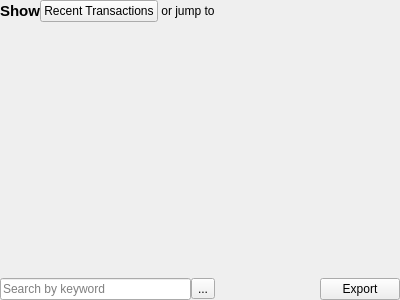
<?xml version="1.0" encoding="UTF-8"?>
<ui version="4.0">
 <class>TransactionFilterWidget</class>
 <widget class="QFrame" name="TransactionFilterWidget">
  <property name="geometry">
   <rect>
    <x>0</x>
    <y>0</y>
    <width>400</width>
    <height>300</height>
   </rect>
  </property>
  <property name="sizePolicy">
   <sizepolicy hsizetype="Minimum" vsizetype="Minimum">
    <horstretch>0</horstretch>
    <verstretch>0</verstretch>
   </sizepolicy>
  </property>
  <property name="windowTitle">
   <string>Frame</string>
  </property>
  <property name="frameShape">
   <enum>QFrame::NoFrame</enum>
  </property>
  <property name="frameShadow">
   <enum>QFrame::Plain</enum>
  </property>
  <property name="lineWidth">
   <number>0</number>
  </property>
  <layout class="QGridLayout" name="gridLayout" columnstretch="0,0,0,0,1,0">
   <property name="margin">
    <number>0</number>
   </property>
   <property name="spacing">
    <number>0</number>
   </property>
   <item row="0" column="3">
    <widget class="QLabel" name="recent_transaction_label2">
     <property name="text">
      <string> or jump to</string>
     </property>
    </widget>
   </item>
   <item row="0" column="1">
    <widget class="QLabel" name="recent_transaction_label_show">
     <property name="font">
      <font>
       <pointsize>11</pointsize>
       <weight>75</weight>
       <bold>true</bold>
      </font>
     </property>
     <property name="text">
      <string>Show</string>
     </property>
    </widget>
   </item>
   <item row="0" column="2">
    <widget class="QPushButton" name="recent_transaction_button">
     <property name="text">
      <string>Recent Transactions</string>
     </property>
    </widget>
   </item>
   <item row="1" column="2">
    <widget class="QLabel" name="recent_transaction_button_arrow">
     <property name="text">
      <string/>
     </property>
     <property name="pixmap">
      <pixmap resource="../bitcoin.qrc">:/icons/down_arrow3</pixmap>
     </property>
     <property name="alignment">
      <set>Qt::AlignHCenter|Qt::AlignTop</set>
     </property>
    </widget>
   </item>
   <item row="0" column="4" colspan="2">
    <widget class="TabbedDateWidget" name="tabbed_date_widget" native="true">
     <property name="sizePolicy">
      <sizepolicy hsizetype="Expanding" vsizetype="Preferred">
       <horstretch>0</horstretch>
       <verstretch>0</verstretch>
      </sizepolicy>
     </property>
    </widget>
   </item>
   <item row="2" column="5">
    <widget class="QPushButton" name="transaction_export_button">
     <property name="text">
      <string>Export</string>
     </property>
     <property name="icon">
      <iconset resource="../bitcoin.qrc">
       <normaloff>:/icons/export</normaloff>:/icons/export</iconset>
     </property>
    </widget>
   </item>
   <item row="2" column="1" colspan="3">
    <layout class="QHBoxLayout" name="horizontalLayout">
     <property name="spacing">
      <number>0</number>
     </property>
     <item>
      <widget class="QLineEdit" name="recent_transaction_searchbox">
       <property name="text">
        <string/>
       </property>
       <property name="placeholderText">
        <string>Search by keyword</string>
       </property>
      </widget>
     </item>
     <item>
      <widget class="QToolButton" name="transaction_search_button">
       <property name="text">
        <string>...</string>
       </property>
       <property name="icon">
        <iconset resource="../bitcoin.qrc">
         <normaloff>:/icons/search</normaloff>:/icons/search</iconset>
       </property>
      </widget>
     </item>
    </layout>
   </item>
  </layout>
 </widget>
 <customwidgets>
  <customwidget>
   <class>TabbedDateWidget</class>
   <extends>QWidget</extends>
   <header>forms/tabbeddatewidget.h</header>
   <container>1</container>
  </customwidget>
 </customwidgets>
 <resources>
  <include location="../bitcoin.qrc"/>
 </resources>
 <connections/>
</ui>
